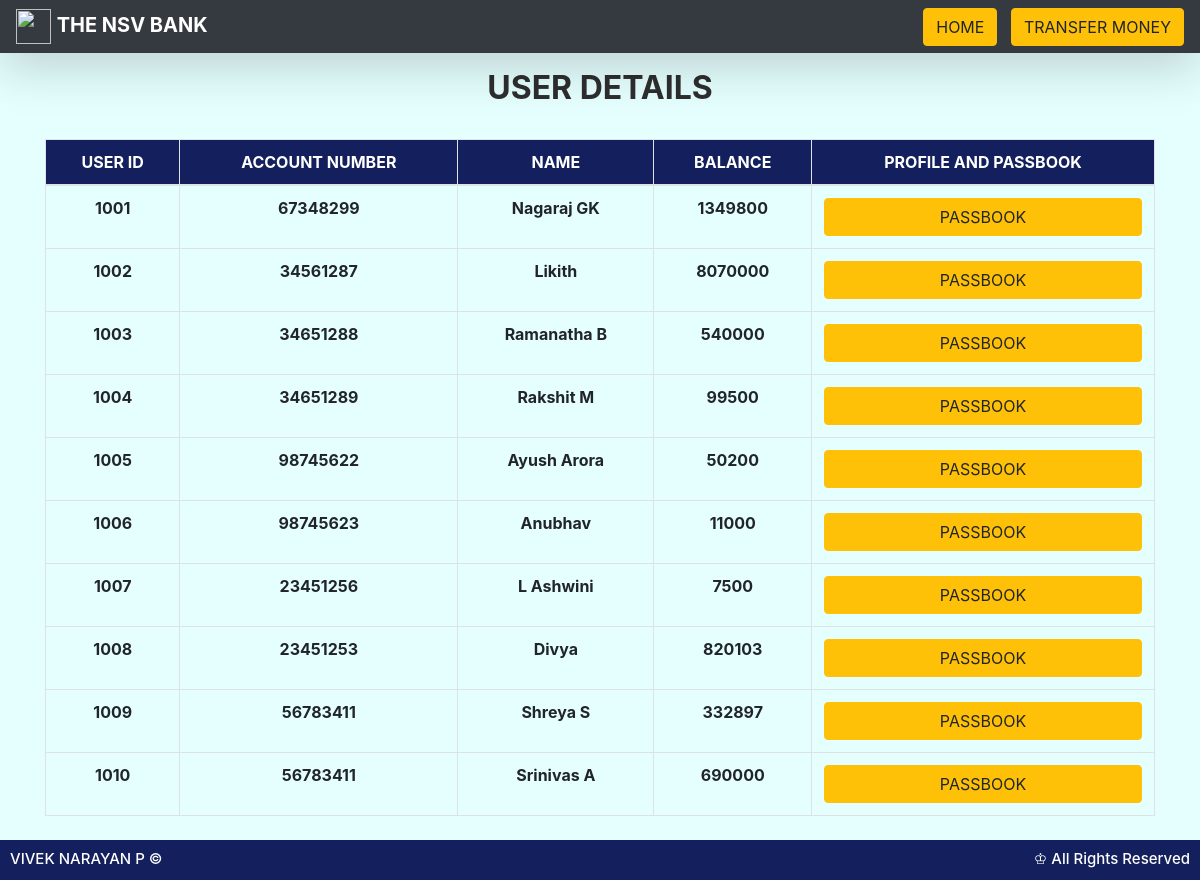
Screenshot of /user.php with the database file from the repository.
### tables this page shows
CREATE TABLE `user` (
  `id` int(4) NOT NULL,
  `ac` varchar(10) NOT NULL,
  `name` varchar(20) NOT NULL,
  `no` varchar(20) NOT NULL,
  `email` varchar(30) NOT NULL,
  `amt` int(10) NOT NULL
);

### user.php (the view, shortened to what this page needs)
 <html>
<head>
  <link rel="stylesheet" href="https://stackpath.bootstrapcdn.com/bootstrap/4.3.1/css/bootstrap.min.css">
</head>
<body style="background-color:#e5ffff">
<nav class="navbar navbar-expand-lg py-1 navbar-dark bg-dark shadow-lg mb-3">
    <a href="#" class="navbar-brand">
      <img src="https://cdn-icons.flaticon.com/png/512/855/premium/855371.png?token=exp=1646548939~hmac=bbf19e0351e124548b6e18a508c15c59" width="35px" height="35px">
      <span class="text-uppercase font-weight-bold">THE NSV BANK</span>
    </a>
<div id="navbarTogglerDemo02" class="collapse navbar-collapse">
      <ul class="navbar-nav ml-auto">
        <li class="nav-item"><a href="index.php"> <button type="button" class="btn btn-warning">HOME</button></a></li>
        <li class="nav-item"><a href="sender.php"> <button type="button" class="btn btn-warning">TRANSFER MONEY</button></a></li>
      </ul>
    </div>
</nav>
<?php
$link=new mysqli("localhost","root","","nags") or die("DATA NOT FOUND");
$res=$link->query("select * from user");
?>
<div class="container text-center">
<h2 style="font:Arial;color: #2e2e2e;text-align:center"><b>USER DETAILS</b></h2>
<br>
<div class="table-responsive mb-5">
<table class='table table-hover table-bordered text-center'>
<thead class="thead-blue" style="background-color: #13205d">
  <tr>
    <th scope="col" style="color: #ffffff">USER ID</th>
    <th scope="col" style="color: #ffffff">ACCOUNT NUMBER</th>
    <th scope="col" style="color: #ffffff">NAME</th>
    <th scope="col" style="color: #ffffff">BALANCE</th>
    <th scope="col" style="color: #ffffff">PROFILE AND PASSBOOK</th>
  </tr>
</thead>
<tbody>
<?php
while($row=$res->fetch_row())
{
?>
<tr>
<th scope="row"><?php echo $row[0] ?></th>
<td><?php echo $row[1] ?></td>
<td><?php echo $row[2] ?></td>
<td><?php echo $row[5] ?></td>
<td>
<a href="passbook.php?id= <?php echo $row[0] ;?>"> <button type="button" class="btn btn-warning btn-block">PASSBOOK</button></a>
</td>
</tr>
<?php
}
?>
</tbody>
</table>
</div>
</div>
<?php
include 'footer.php';
?>
</body>
</html>

### user.php (style rules this page uses)
* { margin:0; padding:0; }
td { font-weight: bold; }

### rows the page displays
user: id "1001", ac "67348299", name "Nagaraj GK", amt "1349800"
user: id "1002", ac "34561287", name "Likith", amt "8070000"
user: id "1003", ac "34651288", name "Ramanatha B", amt "540000"
user: id "1004", ac "34651289", name "Rakshit M", amt "99500"
user: id "1005", ac "98745622", name "Ayush Arora", amt "50200"
user: id "1006", ac "98745623", name "Anubhav", amt "11000"
user: id "1007", ac "23451256", name "L Ashwini", amt "7500"
user: id "1008", ac "23451253", name "Divya", amt "820103"
user: id "1009", ac "56783411", name "Shreya S", amt "332897"
user: id "1010", ac "56783411", name "Srinivas A", amt "690000"
